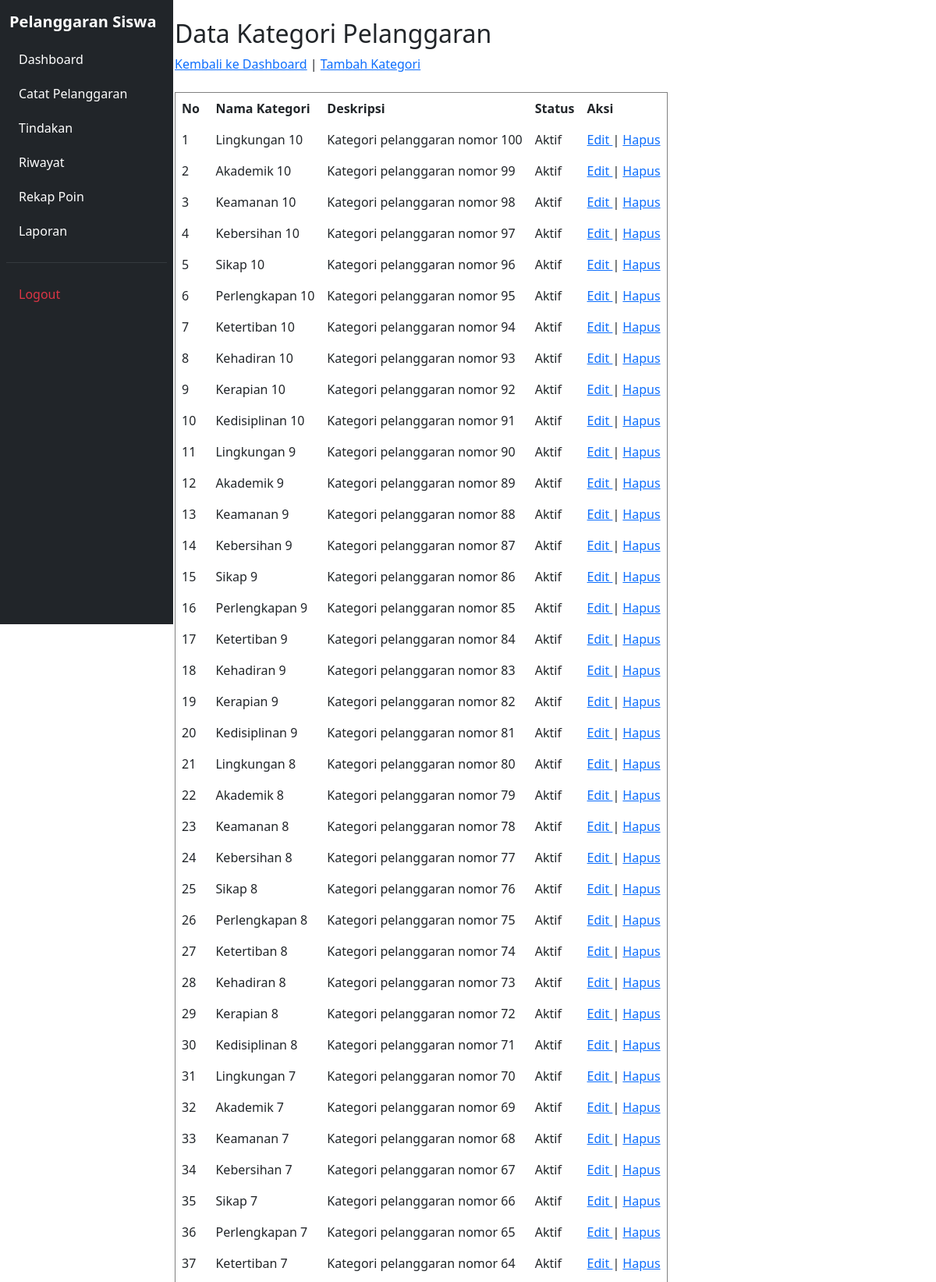
/kelola_pelanggaran_kategori.php (signed in, upper part), run on the app's committed database.
### tables this page shows
CREATE TABLE `t_pelanggaran_kategori` (
  `id` int(11) NOT NULL,
  `nama` varchar(100) DEFAULT NULL,
  `deskripsi` text NOT NULL,
  `status_aktif` tinyint(1) NOT NULL,
  `created_at` timestamp NOT NULL DEFAULT current_timestamp(),
  `updated_at` timestamp NOT NULL DEFAULT current_timestamp()
);

### kelola_pelanggaran_kategori.php (the view, shortened to what this page needs)
<?php
include 'config/koneksi.php';
$query = mysqli_query(
    $koneksi,
    "SELECT * FROM t_pelanggaran_kategori ORDER BY id DESC"
);
?>
<!DOCTYPE html>
<html lang="id">
<head>
    <link rel="stylesheet" href="https://cdn.jsdelivr.net/npm/bootstrap@4.1.3/dist/css/bootstrap.min.css">
  <link href="https://cdn.jsdelivr.net/npm/bootstrap@5.3.8/dist/css/bootstrap.min.css"
          rel="stylesheet">
</head>
<body>
<div class="container-fluid">
    <?php include "layout/sidebar.php"; ?>
    <main class="row">
        <div class="col-9 offset-3 col-lg-10 offset-lg-2 p-4">
<h2>Data Kategori Pelanggaran</h2>
<a href="dashboard.php">Kembali ke Dashboard</a> |
<a href="tambah_pelanggaran_kategori.php">Tambah Kategori</a>
<br><br>
<table border="1" cellpadding="8" cellspacing="0">
    <tr>
        <th>No</th>
        <th>Nama Kategori</th>
        <th>Deskripsi</th>
        <th>Status</th>
        <th>Aksi</th>
    </tr>
    <?php
    $no = 1;
    while ($data = mysqli_fetch_assoc($query)) {
    ?>
    <tr>
        <td><?= $no++; ?></td>
        <td><?= htmlspecialchars($data['nama']); ?></td>
        <td><?= htmlspecialchars($data['deskripsi']); ?></td>
        <td>
            <?= $data['status_aktif'] == 1 ? 'Aktif' : 'Tidak Aktif'; ?>
        </td>
        <td>
            <a href="edit_pelanggaran_kategori.php?id=<?= $data['id']; ?>">
                Edit
            </a> |
            <a href="hapus_pelanggaran_kategori.php?id=<?= $data['id']; ?>"
               onclick="return confirm('Yakin ingin menghapus kategori ini?')">
                Hapus
            </a>
        </td>
    </tr>
    <?php } ?>
</table>
</body>
</html>

### data on the page
t_pelanggaran_kategori: nama "Lingkungan 10", deskripsi "Kategori pelanggaran nomor 100", status_aktif "Aktif"
t_pelanggaran_kategori: nama "Akademik 10", deskripsi "Kategori pelanggaran nomor 99", status_aktif "Aktif"
t_pelanggaran_kategori: nama "Keamanan 10", deskripsi "Kategori pelanggaran nomor 98", status_aktif "Aktif"
t_pelanggaran_kategori: nama "Kebersihan 10", deskripsi "Kategori pelanggaran nomor 97", status_aktif "Aktif"
t_pelanggaran_kategori: nama "Sikap 10", deskripsi "Kategori pelanggaran nomor 96", status_aktif "Aktif"
t_pelanggaran_kategori: nama "Perlengkapan 10", deskripsi "Kategori pelanggaran nomor 95", status_aktif "Aktif"
t_pelanggaran_kategori: nama "Ketertiban 10", deskripsi "Kategori pelanggaran nomor 94", status_aktif "Aktif"
t_pelanggaran_kategori: nama "Kehadiran 10", deskripsi "Kategori pelanggaran nomor 93", status_aktif "Aktif"
t_pelanggaran_kategori: nama "Kerapian 10", deskripsi "Kategori pelanggaran nomor 92", status_aktif "Aktif"
t_pelanggaran_kategori: nama "Kedisiplinan 10", deskripsi "Kategori pelanggaran nomor 91", status_aktif "Aktif"
t_pelanggaran_kategori: nama "Lingkungan 9", deskripsi "Kategori pelanggaran nomor 90", status_aktif "Aktif"
t_pelanggaran_kategori: nama "Akademik 9", deskripsi "Kategori pelanggaran nomor 89", status_aktif "Aktif"
t_pelanggaran_kategori: nama "Keamanan 9", deskripsi "Kategori pelanggaran nomor 88", status_aktif "Aktif"
t_pelanggaran_kategori: nama "Kebersihan 9", deskripsi "Kategori pelanggaran nomor 87", status_aktif "Aktif"
t_pelanggaran_kategori: nama "Sikap 9", deskripsi "Kategori pelanggaran nomor 86", status_aktif "Aktif"
t_pelanggaran_kategori: nama "Perlengkapan 9", deskripsi "Kategori pelanggaran nomor 85", status_aktif "Aktif"
t_pelanggaran_kategori: nama "Ketertiban 9", deskripsi "Kategori pelanggaran nomor 84", status_aktif "Aktif"
t_pelanggaran_kategori: nama "Kehadiran 9", deskripsi "Kategori pelanggaran nomor 83", status_aktif "Aktif"
t_pelanggaran_kategori: nama "Kerapian 9", deskripsi "Kategori pelanggaran nomor 82", status_aktif "Aktif"
t_pelanggaran_kategori: nama "Kedisiplinan 9", deskripsi "Kategori pelanggaran nomor 81", status_aktif "Aktif"
t_pelanggaran_kategori: nama "Lingkungan 8", deskripsi "Kategori pelanggaran nomor 80", status_aktif "Aktif"
t_pelanggaran_kategori: nama "Akademik 8", deskripsi "Kategori pelanggaran nomor 79", status_aktif "Aktif"
t_pelanggaran_kategori: nama "Keamanan 8", deskripsi "Kategori pelanggaran nomor 78", status_aktif "Aktif"
t_pelanggaran_kategori: nama "Kebersihan 8", deskripsi "Kategori pelanggaran nomor 77", status_aktif "Aktif"
t_pelanggaran_kategori: nama "Sikap 8", deskripsi "Kategori pelanggaran nomor 76", status_aktif "Aktif"
t_pelanggaran_kategori: nama "Perlengkapan 8", deskripsi "Kategori pelanggaran nomor 75", status_aktif "Aktif"
t_pelanggaran_kategori: nama "Ketertiban 8", deskripsi "Kategori pelanggaran nomor 74", status_aktif "Aktif"
t_pelanggaran_kategori: nama "Kehadiran 8", deskripsi "Kategori pelanggaran nomor 73", status_aktif "Aktif"
t_pelanggaran_kategori: nama "Kerapian 8", deskripsi "Kategori pelanggaran nomor 72", status_aktif "Aktif"
t_pelanggaran_kategori: nama "Kedisiplinan 8", deskripsi "Kategori pelanggaran nomor 71", status_aktif "Aktif"
t_pelanggaran_kategori: nama "Lingkungan 7", deskripsi "Kategori pelanggaran nomor 70", status_aktif "Aktif"
t_pelanggaran_kategori: nama "Akademik 7", deskripsi "Kategori pelanggaran nomor 69", status_aktif "Aktif"
t_pelanggaran_kategori: nama "Keamanan 7", deskripsi "Kategori pelanggaran nomor 68", status_aktif "Aktif"
t_pelanggaran_kategori: nama "Kebersihan 7", deskripsi "Kategori pelanggaran nomor 67", status_aktif "Aktif"
t_pelanggaran_kategori: nama "Sikap 7", deskripsi "Kategori pelanggaran nomor 66", status_aktif "Aktif"
t_pelanggaran_kategori: nama "Perlengkapan 7", deskripsi "Kategori pelanggaran nomor 65", status_aktif "Aktif"
t_pelanggaran_kategori: nama "Ketertiban 7", deskripsi "Kategori pelanggaran nomor 64", status_aktif "Aktif"
